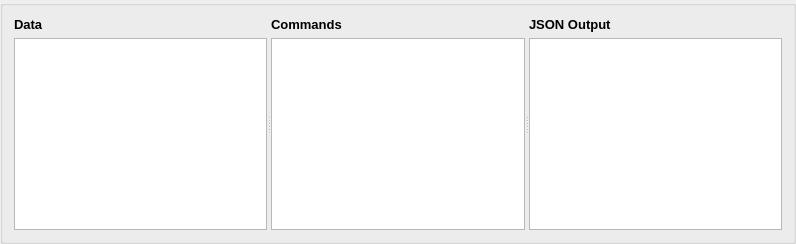
           <widget class="QGroupBox" name="groupBox_41">
            <property name="sizePolicy">
             <sizepolicy hsizetype="Expanding" vsizetype="Preferred">
              <horstretch>0</horstretch>
              <verstretch>0</verstretch>
             </sizepolicy>
            </property>
            <layout class="QHBoxLayout" name="horizontalLayout_28">
             <item>
              <widget class="QSplitter" name="splitter">
               <property name="orientation">
                <enum>Qt::Horizontal</enum>
               </property>
               <widget class="QSplitter" name="splitter_2">
                <property name="orientation">
                 <enum>Qt::Horizontal</enum>
                </property>
                <widget class="QWidget" name="layoutWidget">
                 <layout class="QVBoxLayout" name="verticalLayout_11">
                  <item>
                   <widget class="QLabel" name="label">
                    <property name="font">
                     <font>
                      <pointsize>10</pointsize>
                      <weight>75</weight>
                      <bold>true</bold>
                     </font>
                    </property>
                    <property name="text">
                     <string>Data</string>
                    </property>
                   </widget>
                  </item>
                  <item>
                   <widget class="QPlainTextEdit" name="plainTextEdit_tp_data">
                    <property name="font">
                     <font>
                      <pointsize>10</pointsize>
                     </font>
                    </property>
                   </widget>
                  </item>
                 </layout>
                </widget>
                <widget class="QWidget" name="layoutWidget_2">
                 <layout class="QVBoxLayout" name="verticalLayout_16">
                  <item>
                   <widget class="QLabel" name="label_2">
                    <property name="font">
                     <font>
                      <pointsize>10</pointsize>
                      <weight>75</weight>
                      <bold>true</bold>
                     </font>
                    </property>
                    <property name="text">
                     <string>Commands</string>
                    </property>
                   </widget>
                  </item>
                  <item>
                   <widget class="QPlainTextEdit" name="plainTextEdit_tp_commands">
                    <property name="font">
                     <font>
                      <pointsize>10</pointsize>
                     </font>
                    </property>
                    <property name="plainText">
                     <string/>
                    </property>
                   </widget>
                  </item>
                 </layout>
                </widget>
                <widget class="QWidget" name="layoutWidget_3">
                 <layout class="QVBoxLayout" name="verticalLayout_23">
                  <item>
                   <widget class="QLabel" name="label_4">
                    <property name="font">
                     <font>
                      <pointsize>10</pointsize>
                      <weight>75</weight>
                      <bold>true</bold>
                     </font>
                    </property>
                    <property name="text">
                     <string>JSON Output</string>
                    </property>
                   </widget>
                  </item>
                  <item>
                   <widget class="QPlainTextEdit" name="plainTextEdit_TP_output">
                    <property name="font">
                     <font>
                      <pointsize>10</pointsize>
                     </font>
                    </property>
                   </widget>
                  </item>
                 </layout>
                </widget>
               </widget>
              </widget>
             </item>
            </layout>
           </widget>
